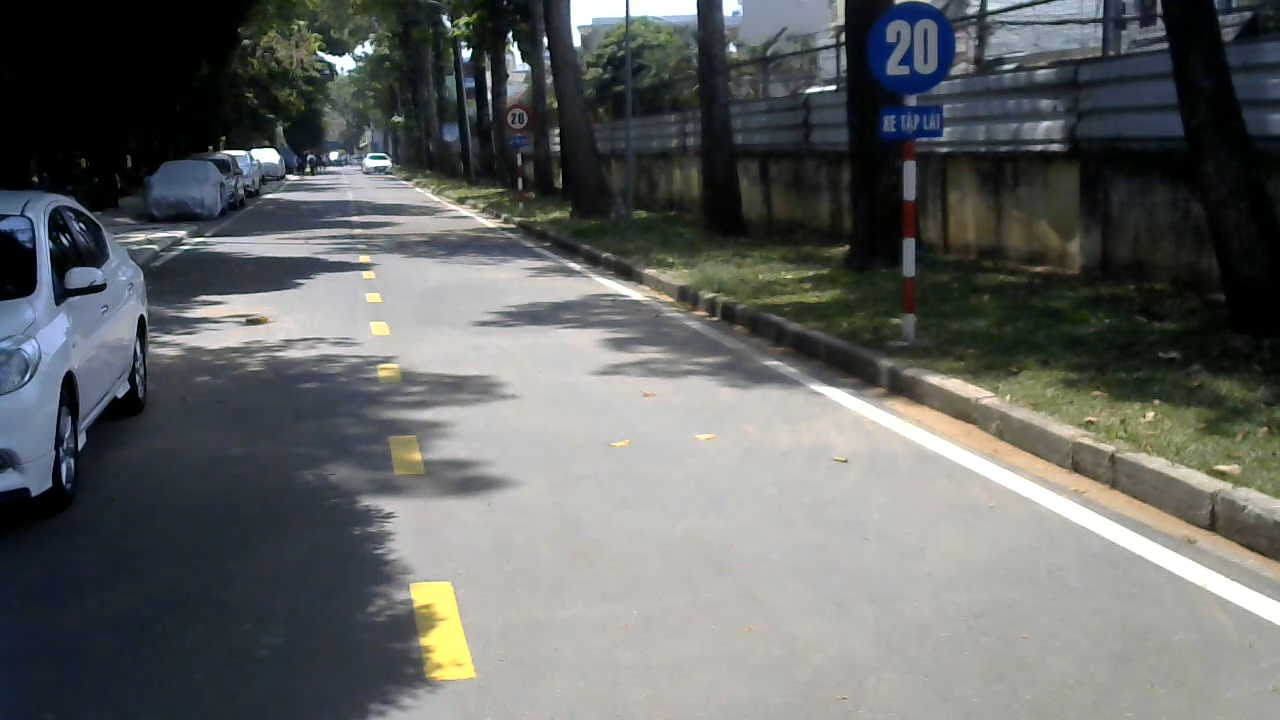
//> input picture frame/frame 108.jpg, 1280 x 720 px, given in place of frame 0.jpg, which was not available
$ ./surf_detector_image   (built with g++ and OpenCV 4)
//> lines starting //> are read from the running program, lines starting //| are printed output that depends on the picture; pictures that were not available may be replaced by others from this repository, and a replacement may not be noted
#include <opencv2/opencv.hpp>
#include <opencv2/features2d.hpp>
#include <opencv2/xfeatures2d.hpp>
#include <iostream>

int main() {

    // Convert 3-channel video to 1-channel video
    cv::Mat image1 = cv::imread("/home/dat/frame/frame 0.jpg", cv::IMREAD_GRAYSCALE);
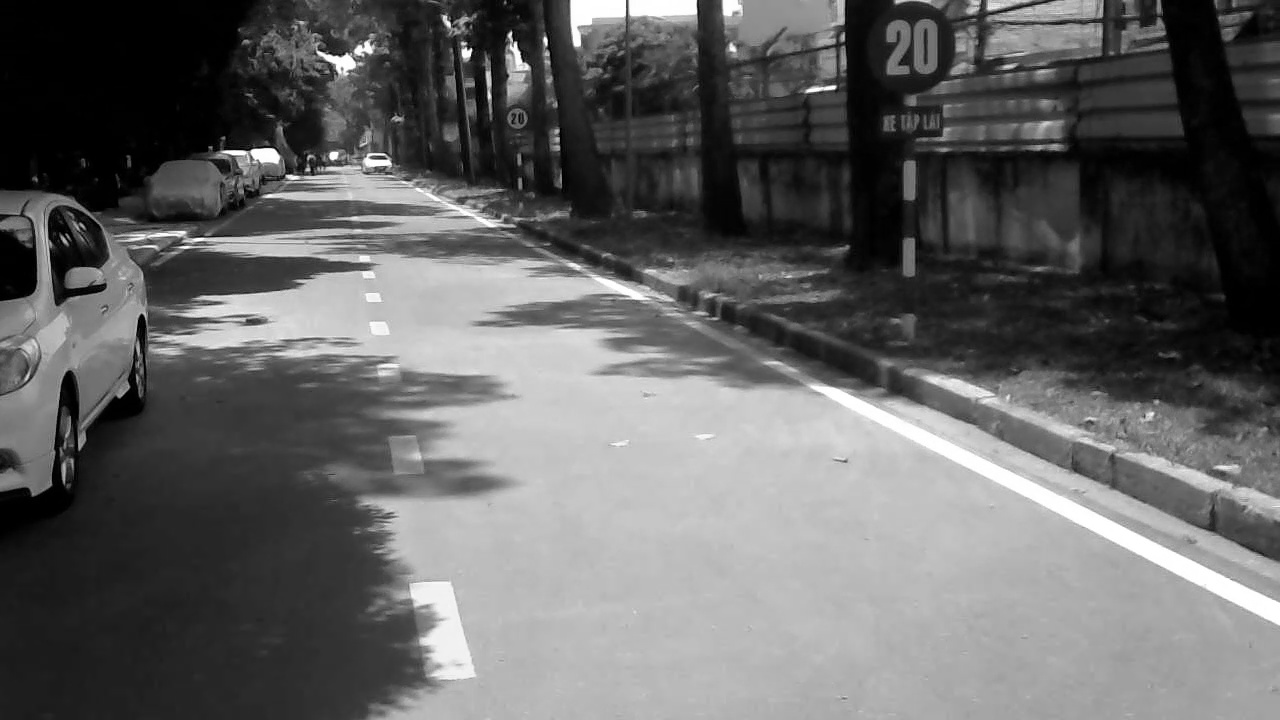
//> image1: 720 rows x 1280 cols, CV_8UC1; min 0, max 255, mean 99.8
    cv::Mat image2 = cv::imread("/home/dat/frame/frame 100.jpg", cv::IMREAD_GRAYSCALE);
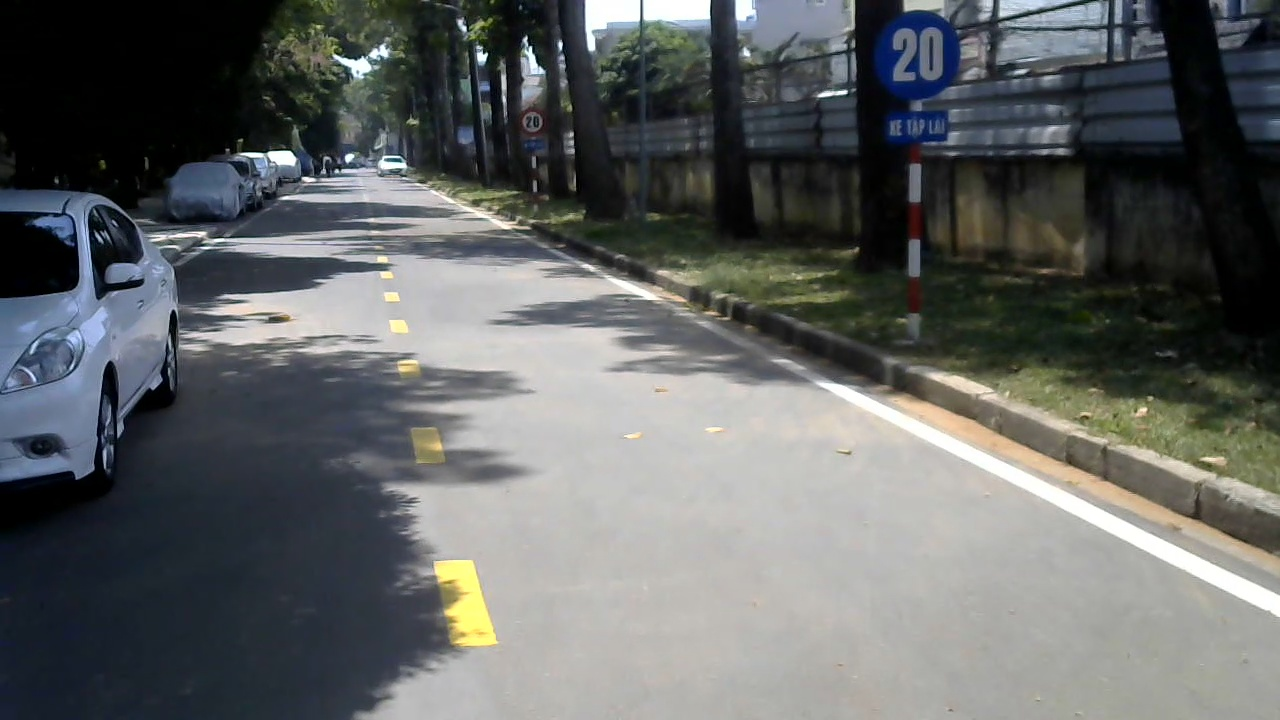
//> input picture frame/frame 100.jpg, 1280 x 720 px
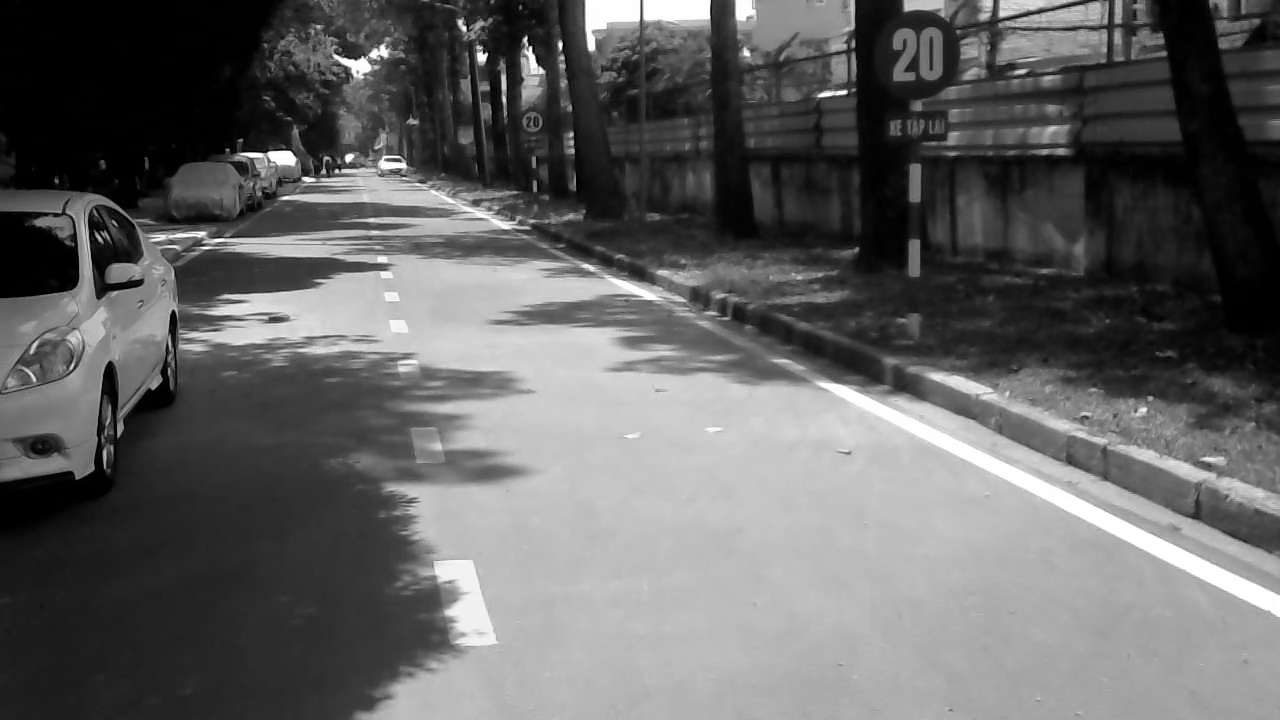
//> image2: 720 rows x 1280 cols, CV_8UC1; min 0, max 255, mean 99
    // Check error images
    if (image1.empty() || image2.empty()) {
        std::cerr << "Image not found" << std::endl;
        return -1;
    }
    //
    // Init keypoint and descriptor 2 images
    std::vector<cv::KeyPoint> keypoint1, keypoint2;
    cv::Mat descriptor1, descriptor2;
    // Init feature detector and descriptor extraction
//> (the run ends here: the program stops with an error, at `cv::Ptr<cv::xfeatures2d::SurfDescriptorExtractor> featureDetector = cv..`)
